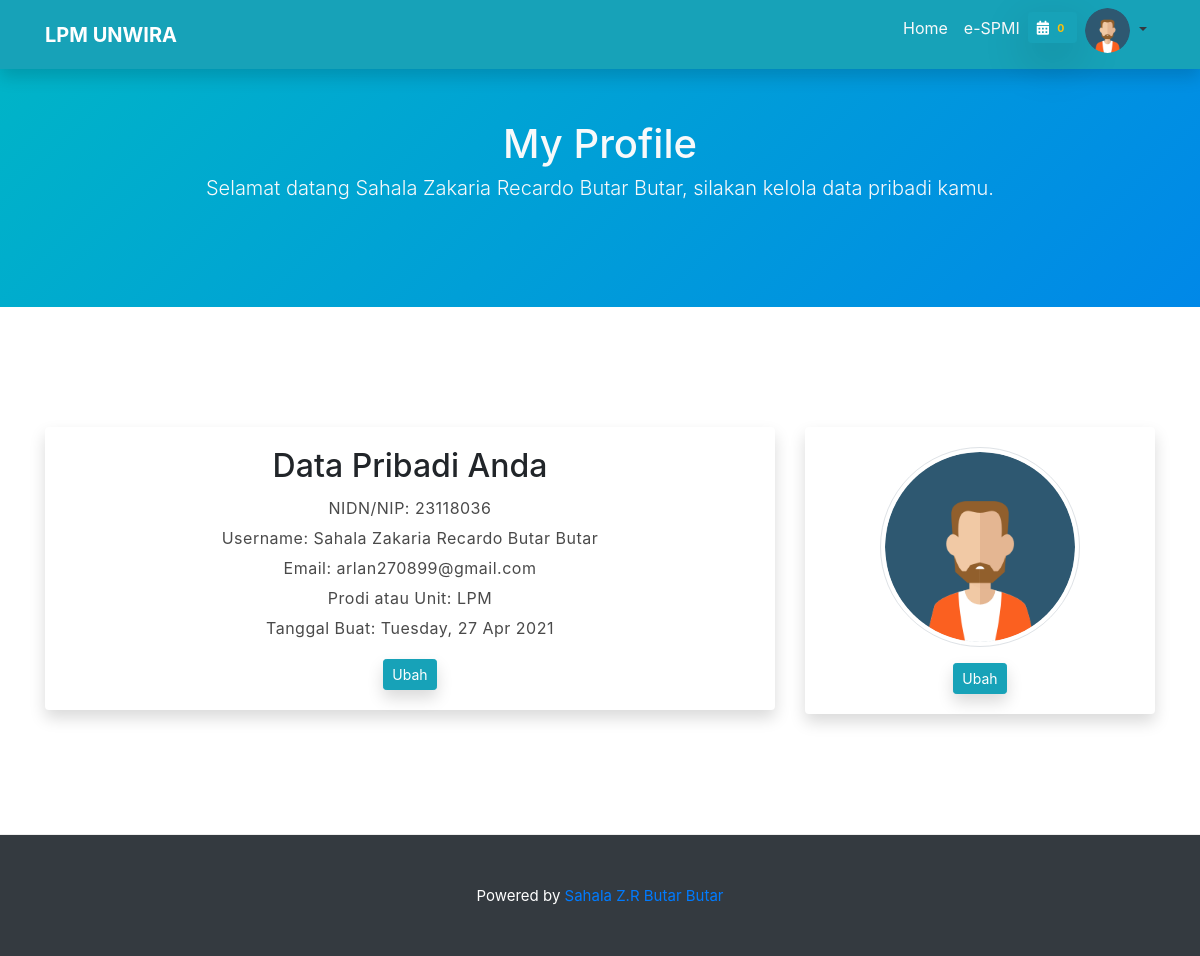
The app's page /profile.php (signed in) with its own data.
### tables this page shows
CREATE TABLE `users` (
  `id_user` int(11) NOT NULL,
  `id_role` int(11) NOT NULL DEFAULT 4,
  `id_active` int(11) NOT NULL DEFAULT 2,
  `id_access` int(11) NOT NULL DEFAULT 1,
  `id_prodi` int(11) NOT NULL,
  `nidn` int(25) NOT NULL,
  `img` varchar(75) NOT NULL DEFAULT 'default.png',
  `username` varchar(150) NOT NULL,
  `email` varchar(100) NOT NULL,
  `password` varchar(100) NOT NULL,
  `date_created` varchar(35) NOT NULL
);

CREATE TABLE `prodi` (
  `id_prodi` int(11) NOT NULL,
  `id_fakultas` int(11) NOT NULL,
  `prodi` varchar(150) NOT NULL
);

### Application/controller/script.php (called while the page is built, shortened)
<?php if(!isset($_SESSION)){session_start();}
    require_once("connect.php"); require_once("functions.php");
if(!isset($_SESSION['id-user'])){
    if(isset($_POST['login'])){
        if(login($_POST)>0){
            header("Location: ../"); exit;
        }
    }
    if(isset($_POST['registration'])){
        if(registration($_POST)>0){
            $_SESSION['message-success']="Akun anda berhasil terdaftar, silakan masuk untuk melanjutkan.";
            header("Location: login"); exit;
        }
    }
    $select_prodi=mysqli_query($conn_v1, "SELECT * FROM prodi");
}else if($_SESSION['id-user']){
    if($_SESSION['id-role']<=3){
        $countSchedule=mysqli_query($conn_v1, "SELECT * FROM schedule");
        $countSchedule_now=mysqli_num_rows($countSchedule);
    }
    if($_SESSION['id-role']<=4){
        $id_user=htmlspecialchars(addslashes(trim(mysqli_real_escape_string($conn_v1, $_SESSION['id-user']))));
        $icon_profile=mysqli_query($conn_v1, "SELECT * FROM users WHERE id_user='$id_user'");
        $viewProfile=mysqli_query($conn_v1, "SELECT * FROM users JOIN users_role ON users.id_role=users_role.id_role JOIN prodi ON users.id_prodi=prodi.id_prodi WHERE id_user='$id_user'");
    }
}

### profile.php (the view, shortened to what this page needs)
<?php if(!isset($_SESSION)){session_start();}
    require_once("Application/controller/script.php");
?>
<!DOCTYPE html>
<html lang="id">
    <head><?php require_once("Application/access/header.php");?></head>
    <body id="page-top">
        <?php require_once("Application/access/navbar.php");?>
        <header class="bg-light" id="services">
            <div class="container text-center text-light">
                <h1>My Profile</h1>
                <p class="lead text-light">Selamat datang <?= $_SESSION['username']?>, silakan kelola data pribadi kamu.</p>
            </div>
        </header>
        <section id="about">
            <div class="container">
                <div class="row">
                    <?php foreach($viewProfile as $row):?>
                        <div class="col-lg-8">
                            <div class="card card-body border-0 shadow text-center">
                                <h2>Data Pribadi Anda</h2>
                                <?php if(!isset($_POST['view-biodata-profile'])){?>
                                <p class="m-0 p-0">NIDN/NIP: <?= $row['nidn']?></p>
                                <p class="m-0 p-0">Username: <?= $row['username']?></p>
                                <p class="m-0 p-0">Email: <?= $row['email']?></p>
                                <p class="m-0 p-0">Prodi atau Unit: <?= $row['prodi']?></p>
                                <p class="m-0 p-0">Tanggal Buat: <?= $row['date_created']?></p>
                                <form action="" method="POST">
                                    <button type="submit" name="view-biodata-profile" class="btn btn-info shadow btn-sm mt-3">Ubah</button>
                                </form>
                                <?php }if(isset($_POST['view-biodata-profile'])){?>
                                <div class="col-8 mt-4 mx-auto">
                                    <form action="" method="POST">
                                        <input type="hidden" name="id-user" value="<?= $row['id_user']?>">
                                        <input type="hidden" name="old-nidn" value="<?= $row['nidn']?>">
                                        <input type="hidden" name="old-email" value="<?= $row['email']?>">
                                        <div class="form-group text-center">
                                            <label for="nidn-nip" class="font-weight-bold">NIDN/NIP</label>
                                            <input type="number" name="nidn" value="<?= $row['nidn']?>" id="nidn-nip" placeholder="NIDN/NIP" class="form-control text-center" required>
                                        </div>
                                        <div class="form-group text-center">
                                            <label for="username" class="font-weight-bold">Username</label>
                                            <input type="text" name="username" value="<?= $row['username']?>" id="username" placeholder="Nama Dosen" class="form-control text-center" required>
                                        </div>
                                        <div class="form-group text-center">
                                            <label for="email" class="font-weight-bold">e-Mail</label>
                                            <input type="email" name="email" value="<?= $row['email']?>" id="email" placeholder="e-Mail" class="form-control text-center" required>
                                        </div>
                                        <div class="form-group text-center">
                                            <label for="prodi-unit" class="font-weight-bold">Program Studi atau Unit</label>
                                            <select name="id-prodi" id="prodi-unit" class="form-control text-center" required>
                                                <option>Pilih Program Studi atau Unit</option>
                                                <?php foreach($select_prodi as $row_prodi):?>
                                                <option value="<?= $row_prodi['id_prodi']?>"><?= $row_prodi['prodi']?></option>
                                                <?php endforeach;?>
                                            </select>
                                        </div>
                                        <div class="form-group text-center">
                                            <button type="submit" name="save-biodata" class="btn btn-info shadow btn-sm mt-3">Simpan</button>
                                        </div>
                                    </form>
                                </div>
                                <?php }?>
                            </div>
                        </div>
                        <div class="col-lg-4 text-center" id="register">
                            <div class="card card-body border-0 shadow">
                                <?php if(!isset($_POST['view-image-profile'])){?>
                                <img src="Assets/img/<?= $row['img']?>" alt="Profile Saya" class="img-thumbnail mx-auto rounded-circle" style="width: 200px">
                                <form action="" method="POST">
                                    <button type="submit" name="view-image-profile" class="btn btn-info btn-sm shadow mt-3">Ubah</button>
                                </form>
                                <?php }if(isset($_POST['view-image-profile'])){?>
                                <form action="" method="POST" enctype="multipart/form-data">
                                    <input type="hidden" name="id-user" value="<?= $row['id_user'];?>">
                                    <input type="hidden" name="old-img" value="<?= $row['img']?>">
                                    <div class="upload-profile-image d-flex justify-content-center">
                                        <div class="text-center">
                                            <div class="d-flex justify-content-center">
                                                <img class="camera-icon" src="Assets/img/camera-solid.svg" alt="camera">
                                            </div>
                                            <img src="Assets/img/<?= $row['img'];?>" style="width: 200px" class="img rounded-circle" alt="profile">
                                            <small class="form-text text-black-50">Pilih Fotomu</small>
                                            <input type="file" class="form-control-file" name="profile" id="upload-profile">
                                        </div>
                                    </div>
                                    <div class="form-group mt-4">
                                        <button type="submit" name="save-profile" class="btn btn-info btn-sm shadow card-scale">Simpan</button>
                                    </div>
                                </form>
                                <?php }?>
                            </div>
                        </div>
                    <?php endforeach;?>
                </div>
            </div>
        </section>
        <?php require_once("Application/access/footer.php");?>
    </body>
</html>

### Application/access/navbar.php (shortened to what this page needs)
<?php if(!isset($_SESSION['access-file'])){?>
    <header class="header-area header-sticky">
        <div class="container">
            <div class="row">
                <div class="col-12">
                    <nav class="main-nav">
                        <a href="#page-top" class="logo">Pelayanan Dokumen<br><p class="mt-n4">Lembaga Penjamin Mutu UNWIRA</p></a>
                        <ul class="nav">
                            <li class="scroll-to-section"><a href="<?php if(isset($_SESSION['auth'])){echo ".";}?>./">Home</a></li>
                            <li class="scroll-to-section"><a href="http://spmi.unwira.ac.id/auth">e-SPMI</a></li>
                            <!-- <li class="scroll-to-section"><a href="#about">About</a></li>
                            <li class="scroll-to-section"><a href="#contact-us">Contact Us</a></li> -->
                            <?php if(isset($_SESSION['id-user'])){if($_SESSION['id-role']<=3){?>
                            <li class="scroll-to-section">
                                <button type="button" class="btn btn-info shadow-lg ml-n3 mt-1 btn-sm" data-toggle="modal" data-target=".jadwal-kegiatan"><i class="fas fa-calendar-alt"></i> <span class="badge badge-info text-warning"><?= $countSchedule_now?></span></button>
                            </li>
                            <?php }?>
                            <!-- <li class="submenu">
                                <a href="#">Info</a>
                                <ul>
                                    <li><a href="#">halaman 1</a></li>
                                    <li><a href="#">halaman 2</a></li>
                                    <li><a href="#">halaman 2</a></li>
                                </ul>
                            </li> -->
                            <?php }if(!isset($_SESSION['id-user']) && !isset($_SESSION['auth'])){?>
                            <li class="scroll-to-section"><a href="Auth/login">Login</a></li>
                            <?php }if(isset($_SESSION['id-user'])){?>
                            <a class="nav-link dropdown-toggle text-dark no-arrow mt-n2" href="" id="userDropdown" role="button" data-toggle="dropdown" aria-haspopup="true" aria-expanded="false">
                                <?php if(mysqli_num_rows($icon_profile)==0){?>
                                    <p class="text-danger">Query error!</p>
                                <?php }if(mysqli_num_rows($icon_profile)>0){while($row=mysqli_fetch_assoc($icon_profile)){?>
                                    <img class="img-profile rounded-circle no-arrow" style="width: 45px;" src="Assets/img/<?= $row['img']?>">
                                <?php }}?>
                            </a>
                            <div class="dropdown-menu dropdown-menu-right shadow animated--grow-in no-arrow" aria-labelledby="userDropdown">
                                <a class="dropdown-item" href="profile">
                                    <i class="fas fa-user fa-sm fa-fw mr-2"></i>
                                    My Profile
                                </a>
                                <a class="dropdown-item" href="profile-settings">
                                    <i class="fas fa-cog fa-sm fa-fw mr-2"></i>
                                    Settings
                                </a>
                                <div class="dropdown-divider"></div>
                                <a class="dropdown-item" href="Application/controller/logout">
                                    <i class="fas fa-sign-out-alt fa-sm fa-fw mr-2"></i>
                                    Logout
                                </a>
                            </div>
                            <?php }?>
                        </ul>
                        <a class='menu-trigger'>
                            <span>Menu</span>
                        </a>
                    </nav>
                </div>
            </div>
        </div>
    </header>
<?php }if(isset($_SESSION['access-file'])){?>
    <nav class="navbar navbar-expand-lg navbar-dark bg-info shadow fixed-top" id="mainNav">
        <div class="container">
            <a class="navbar-brand js-scroll-trigger font-weight-bold" href="./">LPM UNWIRA</a>
            <div class="collapse navbar-collapse" id="navbarResponsive">
                <ul class="navbar-nav ml-auto">
                    <li class="nav-item"><a class="nav-link js-scroll-trigger text-light" href="./">Home</a></li>
                    <li class="nav-item"><a class="nav-link js-scroll-trigger text-light mr-3" href="http://spmi.unwira.ac.id/auth">e-SPMI</a></li>
                    <?php if($_SESSION['id-role']<=3){?>
                    <li class="scroll-to-section">
                        <button type="button" class="btn btn-info shadow-lg ml-n3 mt-1 btn-sm" data-toggle="modal" data-target=".jadwal-kegiatan"><i class="fas fa-calendar-alt"></i> <span class="badge badge-info text-warning"><?= $countSchedule_now?></span></button>
                    </li>
                    <?php }?>
                    <a class="nav-link dropdown-toggle text-dark no-arrow mt-n2" href="" id="userDropdown" role="button" data-toggle="dropdown" aria-haspopup="true" aria-expanded="false">
                        <?php if(mysqli_num_rows($icon_profile)==0){?>
                            <p class="text-danger">Query error!</p>
                        <?php }if(mysqli_num_rows($icon_profile)>0){while($row=mysqli_fetch_assoc($icon_profile)){?>
                            <img class="img-profile rounded-circle no-arrow" style="width: 45px" src="Assets/img/<?= $row['img']?>">
                        <?php }}?>
                    </a>
                </ul>
            </div>
        </div>
    </nav>
<?php }?>

### records on screen
users: img (placeholder picture), nidn "23118036", username "Sahala Zakaria Recardo Butar Butar", email "arlan270899@gmail.com", id_prodi.prodi "LPM", date_created "Tuesday, 27 Apr 2021"

### other values on screen
$countSchedule_now "0"
$_SESSION['username'] "Sahala Zakaria Recardo Butar Butar"
